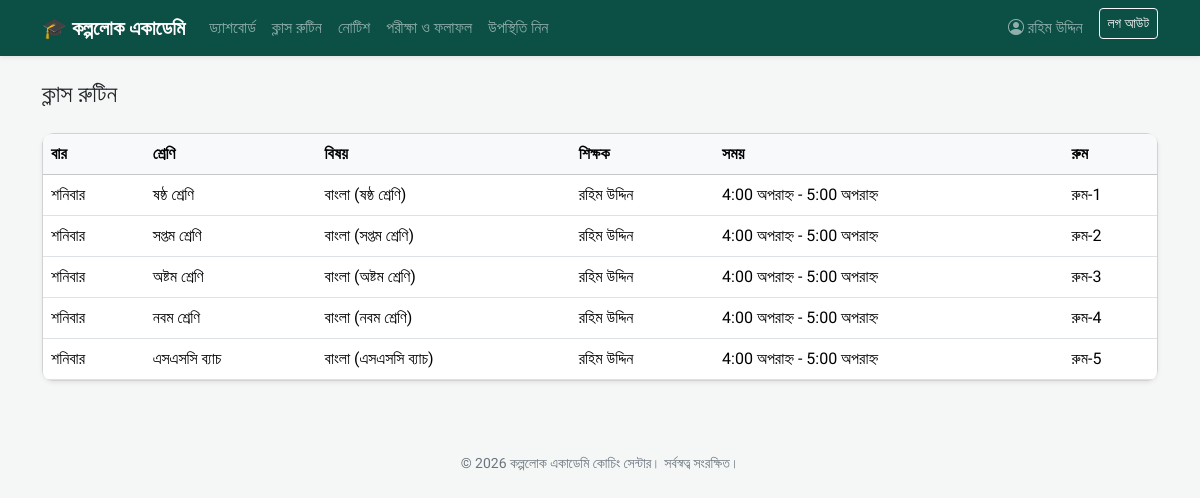
The page /routine/ (signed in) on the database its author committed.
### accounts/models.py (models this page shows, shortened)
class User(AbstractUser):
    class Role(models.TextChoices):
        ADMIN = "ADMIN", "Admin"
        TEACHER = "TEACHER", "Teacher"
        STUDENT = "STUDENT", "Student"
    role = models.CharField(max_length=10, choices=Role.choices, default=Role.STUDENT)
    phone = models.CharField(max_length=20, blank=True)
    photo = models.ImageField(upload_to="profiles/", blank=True, null=True)
    address = models.CharField(max_length=255, blank=True)
    def is_admin_role(self):
        return self.role == self.Role.ADMIN or self.is_superuser
    def is_teacher_role(self):
        return self.role == self.Role.TEACHER
    def is_student_role(self):
        return self.role == self.Role.STUDENT

### academy/models.py (models this page shows, shortened)
class ClassRoutine(models.Model):
    school_class = models.ForeignKey(SchoolClass, on_delete=models.CASCADE, related_name="routines")
    subject = models.ForeignKey(Subject, on_delete=models.CASCADE, related_name="routines")
    teacher = models.ForeignKey(
        settings.AUTH_USER_MODEL, on_delete=models.SET_NULL, null=True, blank=True,
        related_name="teaching_routines", limit_choices_to={"role": "TEACHER"}
    )
    day = models.CharField(max_length=3, choices=DAY_CHOICES)
    start_time = models.TimeField()
    end_time = models.TimeField()
    room = models.CharField(max_length=50, blank=True)
    class Meta:
        ordering = ["day", "start_time"]

class SchoolClass(models.Model):
    name = models.CharField(max_length=100, unique=True, help_text="যেমনঃ ষষ্ঠ শ্রেণি, SSC ব্যাচ")
    section = models.CharField(max_length=50, blank=True)
    order = models.PositiveIntegerField(default=0, help_text="তালিকায় ক্রম নির্ধারণের জন্য")
    class Meta:
        ordering = ["order", "name"]
    def __str__(self):
        return f"{self.name}{(' - ' + self.section) if self.section else ''}"

class Subject(models.Model):
    name = models.CharField(max_length=100)
    school_class = models.ForeignKey(SchoolClass, on_delete=models.CASCADE, related_name="subjects")
    code = models.CharField(max_length=20, blank=True)
    class Meta:
        unique_together = ("name", "school_class")
    def __str__(self):
        return f"{self.name} ({self.school_class})"

### academy/views.py (the view)
# urls.py: path('routine/', views.routine_list, name='routine_list'),
@login_required
def routine_list(request):
    user = request.user
    class_filter = request.GET.get("class", "")
    routines = ClassRoutine.objects.select_related("school_class", "subject", "teacher").all()
    if user.is_student_role():
        profile = getattr(user, "student_profile", None)
        if profile and profile.school_class:
            routines = routines.filter(school_class=profile.school_class)
        else:
            routines = routines.none()
    elif user.is_teacher_role():
        routines = routines.filter(teacher=user)
    if class_filter:
        routines = routines.filter(school_class_id=class_filter)
    classes = SchoolClass.objects.all()
    return render(request, "academy/routine_list.html", {
        "routines": routines, "classes": classes, "class_filter": class_filter,
    })

### templates/academy/routine_list.html (shortened to what this page needs)
{% extends "base.html" %}
{% block content %}
<div class="d-flex justify-content-between align-items-center mb-3">
    <h4>ক্লাস রুটিন</h4>
</div>
<div class="card shadow-sm">
    <div class="table-responsive">
        <table class="table table-hover mb-0 align-middle">
            <thead class="table-light">
                <tr>
                    <th>বার</th><th>শ্রেণি</th><th>বিষয়</th><th>শিক্ষক</th><th>সময়</th><th>রুম</th>
                </tr>
            </thead>
            <tbody>
            {% for r in routines %}
                <tr>
                    <td>{{ r.get_day_display }}</td>
                    <td>{{ r.school_class }}</td>
                    <td>{{ r.subject }}</td>
                    <td>{{ r.teacher.get_full_name|default:"-" }}</td>
                    <td>{{ r.start_time }} - {{ r.end_time }}</td>
                    <td>{{ r.room|default:"-" }}</td>
                </tr>
            {% empty %}
                <tr><td colspan="7" class="text-center text-muted py-4">কোনো রুটিন পাওয়া যায়নি।</td></tr>
            {% endfor %}
            </tbody>
        </table>
    </div>
</div>
{% endblock %}

### templates/base.html (shortened to what this page needs)
{% load static %}
<!DOCTYPE html>
<html lang="bn">
<head>
    <link href="https://cdn.jsdelivr.net/npm/bootstrap@5.3.3/dist/css/bootstrap.min.css" rel="stylesheet">
    <link href="https://cdn.jsdelivr.net/npm/bootstrap-icons@1.11.3/font/bootstrap-icons.css" rel="stylesheet">
</head>
<body>
<nav class="navbar navbar-expand-lg navbar-dark brand-green mb-4 shadow-sm">
    <div class="container">
        <a class="navbar-brand" href="{% url 'home' %}">🎓 কল্পলোক একাডেমি</a>
        <div class="collapse navbar-collapse" id="navMenu">
            <ul class="navbar-nav me-auto mb-2 mb-lg-0">
                {% if user.is_authenticated %}
                    <li class="nav-item"><a class="nav-link" href="{% url 'dashboard' %}">ড্যাশবোর্ড</a></li>
                    <li class="nav-item"><a class="nav-link" href="{% url 'routine_list' %}">ক্লাস রুটিন</a></li>
                    <li class="nav-item"><a class="nav-link" href="{% url 'notice_list' %}">নোটিশ</a></li>
                    {% if user.is_teacher_role %}
                        <li class="nav-item"><a class="nav-link" href="{% url 'exam_list' %}">পরীক্ষা ও ফলাফল</a></li>
                        <li class="nav-item"><a class="nav-link" href="{% url 'attendance_mark' %}">উপস্থিতি নিন</a></li>
                    {% endif %}
                {% endif %}
            </ul>
            <ul class="navbar-nav">
                {% if user.is_authenticated %}
                    <li class="nav-item"><a class="nav-link" href="{% url 'profile' %}"><i class="bi bi-person-circle"></i> {{ user.get_full_name|default:user.username }}</a></li>
                    <li class="nav-item">
                        <form method="post" action="{% url 'logout' %}" class="d-inline">
                            <button class="btn btn-outline-light btn-sm ms-2" type="submit">লগ আউট</button>
                        </form>
                    </li>
                {% else %}
                    <li class="nav-item"><a class="nav-link" href="{% url 'login' %}">লগইন</a></li>
                {% endif %}
            </ul>
        </div>
    </div>
</nav>
<div class="container mb-5">
    {% block content %}{% endblock %}
</div>
<footer class="text-center py-4 small">
    &copy; {% now "Y" %} কল্পলোক একাডেমি কোচিং সেন্টার। সর্বস্বত্ব সংরক্ষিত।
</footer>
</body>
</html>

### templates/base.html (style rules this page uses)
body { font-family: 'Hind Siliguri', sans-serif; background-color: #f4f7f6; }
.navbar-brand { font-weight: 700; }
.brand-green { background-color: #0b4f45 !important; }
.card { border-radius: 0.75rem; }
.table-responsive { border-radius: 0.5rem; overflow-x: auto; -webkit-overflow-scrolling: touch; }
.table-responsive table { margin-bottom: 0; }
footer { color: #6c757d; }

### rows shown on the page
User: get_full_name "রহিম উদ্দিন"
ClassRoutine: day "শনিবার", school_class "ষষ্ঠ শ্রেণি", subject "বাংলা (ষষ্ঠ শ্রেণি)", teacher.get_full_name "রহিম উদ্দিন", start_time "4:00 অপরাহ্ন", end_time "5:00 অপরাহ্ন", room "রুম-1"
ClassRoutine: day "শনিবার", school_class "সপ্তম শ্রেণি", subject "বাংলা (সপ্তম শ্রেণি)", teacher.get_full_name "রহিম উদ্দিন", start_time "4:00 অপরাহ্ন", end_time "5:00 অপরাহ্ন", room "রুম-2"
ClassRoutine: day "শনিবার", school_class "অষ্টম শ্রেণি", subject "বাংলা (অষ্টম শ্রেণি)", teacher.get_full_name "রহিম উদ্দিন", start_time "4:00 অপরাহ্ন", end_time "5:00 অপরাহ্ন", room "রুম-3"
ClassRoutine: day "শনিবার", school_class "নবম শ্রেণি", subject "বাংলা (নবম শ্রেণি)", teacher.get_full_name "রহিম উদ্দিন", start_time "4:00 অপরাহ্ন", end_time "5:00 অপরাহ্ন", room "রুম-4"
ClassRoutine: day "শনিবার", school_class "এসএসসি ব্যাচ", subject "বাংলা (এসএসসি ব্যাচ)", teacher.get_full_name "রহিম উদ্দিন", start_time "4:00 অপরাহ্ন", end_time "5:00 অপরাহ্ন", room "রুম-5"
